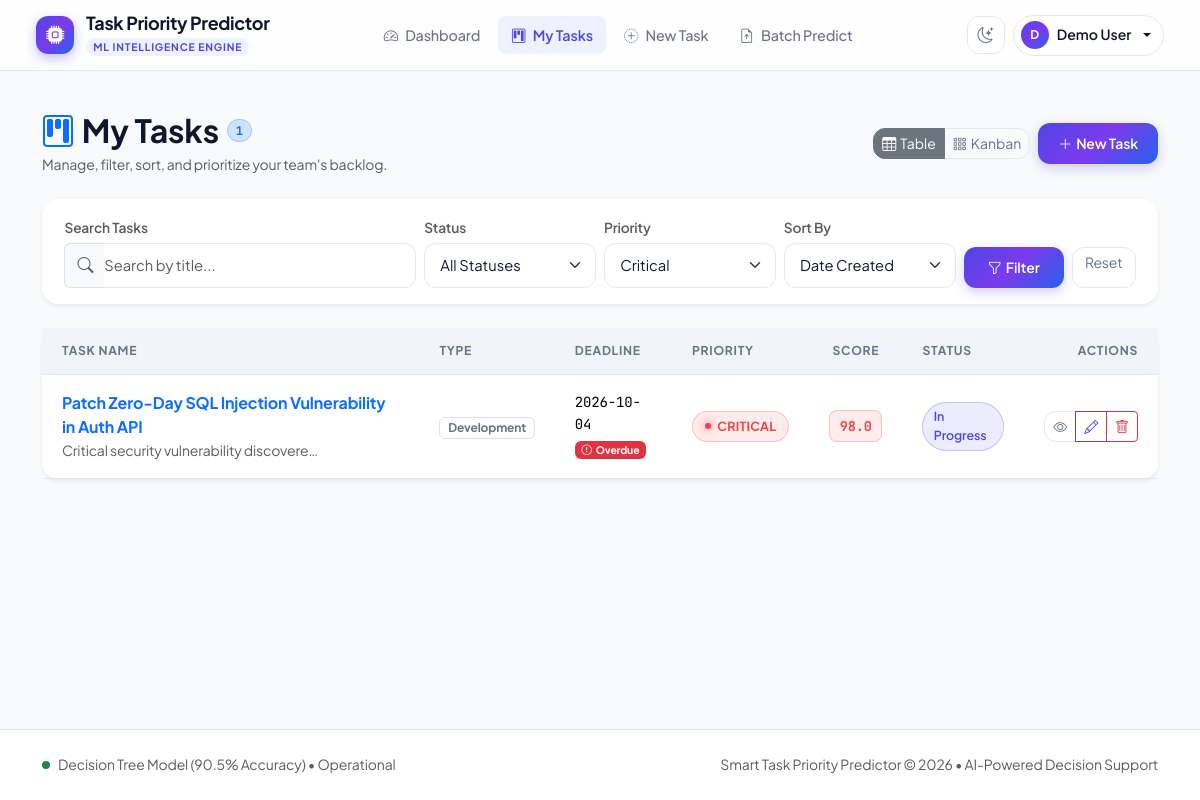
The app's page /tasks?priority=Critical (signed in) with its own data.
### tables this page shows
CREATE TABLE users (
            user_id   INTEGER PRIMARY KEY AUTOINCREMENT,
            name      TEXT    NOT NULL,
            email     TEXT    NOT NULL UNIQUE,
            password  TEXT    NOT NULL,
            created_at DATETIME DEFAULT CURRENT_TIMESTAMP
        );

CREATE TABLE predictions (
            prediction_id    INTEGER PRIMARY KEY AUTOINCREMENT,
            task_id          INTEGER NOT NULL,
            priority_score   REAL    NOT NULL,
            priority_label   TEXT    NOT NULL,
            model_prediction TEXT    NOT NULL,
            created_at       DATETIME DEFAULT CURRENT_TIMESTAMP, reasons TEXT DEFAULT '',
            FOREIGN KEY (task_id) REFERENCES tasks(task_id)
        );

CREATE TABLE tasks (
            task_id          INTEGER PRIMARY KEY AUTOINCREMENT,
            user_id          INTEGER NOT NULL,
            title            TEXT    NOT NULL,
            description      TEXT,
            deadline         DATE    NOT NULL,
            estimated_effort REAL    NOT NULL,
            business_impact  INTEGER NOT NULL,
            urgency          INTEGER NOT NULL,
            dependency_count INTEGER NOT NULL DEFAULT 0,
            task_type        TEXT    NOT NULL DEFAULT 'Other',
            status           TEXT    NOT NULL DEFAULT 'Not Started',
            created_at       DATETIME DEFAULT CURRENT_TIMESTAMP,
            FOREIGN KEY (user_id) REFERENCES users(user_id)
        );

### app.py (the view)
@app.route("/tasks")
@login_required
def task_list():
    user_id        = session["user_id"]
    status_filter  = request.args.get("status", "")
    priority_filter= request.args.get("priority", "")
    search         = request.args.get("search", "")
    sort_priority  = request.args.get("sort", "") == "priority"
    tasks = get_tasks_for_user(
        user_id,
        status_filter   = status_filter  or None,
        priority_filter = priority_filter or None,
        search          = search          or None,
        sort_by_priority= sort_priority,
    )
    return render_template(
        "tasks.html",
        tasks          = tasks,
        statuses       = STATUSES,
        priorities     = PRIORITIES,
        status_filter  = status_filter,
        priority_filter= priority_filter,
        search         = search,
        sort_priority  = sort_priority,
    )

### app.py (called while the page is built)
def login_required(f):
    @wraps(f)
    def decorated(*args, **kwargs):
        if "user_id" not in session:
            flash("Please log in to continue.", "warning")
            return redirect(url_for("login"))
        return f(*args, **kwargs)
    return decorated

def current_user():
    if "user_id" in session:
        return get_user_by_id(session["user_id"])
    return None

@app.context_processor
def inject_user():
    return {
        "current_user": current_user(),
        "now_date": date.today().isoformat(),
    }

### database.py (called while the page is built)
def get_db_connection():
    conn = sqlite3.connect(DATABASE_PATH)
    conn.row_factory = sqlite3.Row
    conn.execute("PRAGMA foreign_keys = ON")
    return conn

### models.py (called while the page is built)
def get_user_by_id(user_id: int):
    conn = get_db_connection()
    try:
        return conn.execute(
            "SELECT * FROM users WHERE user_id = ?", (user_id,)
        ).fetchone()
    finally:
        conn.close()

### templates/tasks.html (shortened to what this page needs)
{% extends "base.html" %}
{% block content %}
<div class="d-flex flex-column flex-md-row justify-content-between align-items-start align-items-md-center gap-3 mb-4">
  <div>
    <div class="d-flex align-items-center gap-2">
      <h2 class="fw-bold mb-0">
        <i class="bi bi-kanban text-primary me-2"></i>My Tasks
      </h2>
      <span class="badge rounded-pill bg-primary-subtle text-primary border border-primary-subtle font-mono">
        {{ tasks|length }}
      </span>
    </div>
    <p class="text-muted mb-0 small mt-1">
      Manage, filter, sort, and prioritize your team's backlog.
    </p>
  </div>
  <div class="d-flex align-items-center gap-2">
    <div class="btn-group" role="group" aria-label="View toggle">
      <button type="button" class="btn btn-outline-secondary active btn-sm" id="tableViewBtn" title="Table View">
        <i class="bi bi-table me-1"></i>Table
      </button>
      <button type="button" class="btn btn-outline-secondary btn-sm" id="kanbanViewBtn" title="Kanban Board View">
        <i class="bi bi-grid-3x3-gap me-1"></i>Kanban
      </button>
    </div>
    <a href="{{ url_for('task_create') }}" class="btn btn-primary btn-sm">
      <i class="bi bi-plus-lg me-1"></i>New Task
    </a>
  </div>
</div>
<div class="card border-0 shadow-sm mb-4">
  <div class="card-body py-3">
    <form method="GET" action="{{ url_for('task_list') }}" class="row g-2 align-items-end" id="filterForm">
      <div class="col-12 col-md-4">
        <label class="form-label small text-muted mb-1">Search Tasks</label>
        <div class="input-group">
          <span class="input-group-text bg-surface border-end-0 text-muted">
            <i class="bi bi-search"></i>
          </span>
          <input type="text" class="form-control border-start-0 ps-0" name="search"
                 placeholder="Search by title..." value="{{ search }}" id="searchInput" />
        </div>
      </div>
      <div class="col-6 col-md-2">
        <label class="form-label small text-muted mb-1">Status</label>
        <select class="form-select form-select-sm" name="status" onchange="this.form.submit()">
          <option value="">All Statuses</option>
        </select>
      </div>
      <div class="col-6 col-md-2">
        <label class="form-label small text-muted mb-1">Priority</label>
        <select class="form-select form-select-sm" name="priority" onchange="this.form.submit()">
          {% for p in priorities %}
            <option value="{{ p }}" {% if priority_filter == p %}selected{% endif %}>{{ p }}</option>
          {% endfor %}
        </select>
      </div>
      <div class="col-6 col-md-2">
        <label class="form-label small text-muted mb-1">Sort By</label>
        <select class="form-select form-select-sm" name="sort" onchange="this.form.submit()">
          <option value="" {% if not sort_priority %}selected{% endif %}>Date Created</option>
        </select>
      </div>
      <div class="col-6 col-md-2 d-flex gap-2">
        <button type="submit" class="btn btn-primary btn-sm flex-fill">
          <i class="bi bi-funnel me-1"></i>Filter
        </button>
        {% if search or status_filter or priority_filter or sort_priority %}
          <a href="{{ url_for('task_list') }}" class="btn btn-outline-secondary btn-sm flex-fill" title="Reset all filters">
            Reset
          </a>
        {% endif %}
      </div>
    </form>
  </div>
</div>
{% if tasks %}
  <div id="tableViewContainer">
    <div class="card border-0 shadow-sm">
      <div class="table-responsive">
        <table class="table table-custom align-middle">
          <thead>
            <tr>
              <th>Task Name</th>
              <th>Type</th>
              <th>Deadline</th>
              <th>Priority</th>
              <th class="text-center">Score</th>
              <th>Status</th>
              <th class="text-end">Actions</th>
            </tr>
          </thead>
          <tbody>
            {% for task in tasks %}
            <tr class="clickable-row" data-href="{{ url_for('task_detail', task_id=task.task_id) }}">
              <td>
                <a href="{{ url_for('task_detail', task_id=task.task_id) }}" class="fw-bold text-decoration-none text-main d-block">
                  {{ task.title }}
                </a>
                {% if task.description %}
                  <div class="text-muted small text-truncate" style="max-width: 260px;">
                    {{ task.description }}
                  </div>
                {% endif %}
              </td>
              <td>
                <span class="badge bg-surface-subtle text-secondary border small">
                  {{ task.task_type }}
                </span>
              </td>
              <td>
                <div class="font-mono small">{{ task.deadline }}</div>
                {% set today = now_date %}
                {% if task.status not in ['Completed','Cancelled'] and task.deadline < today %}
                  <span class="badge bg-danger text-white small" style="font-size: 0.65rem;">
                    <i class="bi bi-exclamation-circle me-1"></i>Overdue
                  </span>
                {% elif task.deadline == today %}
                  <span class="badge bg-warning text-dark small" style="font-size: 0.65rem;">
                    Due Today
                  </span>
                {% endif %}
              </td>
              <td>
                {% if task.priority_label %}
                  <span class="priority-badge priority-badge-{{ task.priority_label|lower }}">
                    {{ task.priority_label }}
                  </span>
                {% else %}
                  <span class="text-muted small">No prediction</span>
                {% endif %}
              </td>
              <td class="text-center">
                {% if task.priority_score is not none %}
                  <span class="score-badge
                    {% if task.priority_score >= 80 %}score-critical
                    {% elif task.priority_score >= 60 %}score-high
                    {% elif task.priority_score >= 40 %}score-medium
                    {% else %}score-low{% endif %}">
                    {{ task.priority_score }}
                  </span>
                {% else %}
                  <span class="text-muted">—</span>
                {% endif %}
              </td>
              <td>
                {% set st = task.status|lower|replace(' ', '') %}
                <span class="status-pill status-{{ st }}">
                  {{ task.status }}
                </span>
              </td>
              <td class="text-end">
                <div class="btn-group btn-group-sm">
                  <a href="{{ url_for('task_detail', task_id=task.task_id) }}" class="btn btn-outline-secondary" title="View details">
                    <i class="bi bi-eye"></i>
                  </a>
                  <a href="{{ url_for('task_edit', task_id=task.task_id) }}" class="btn btn-outline-primary" title="Edit task">
                    <i class="bi bi-pencil"></i>
                  </a>
                  <button type="button" class="btn btn-outline-danger btn-delete" title="Delete task"
                          data-task-id="{{ task.task_id }}"
                          data-task-name="{{ task.title|e }}">
                    <i class="bi bi-trash"></i>
                  </button>
                </div>
              </td>
            </tr>
            {% endfor %}
          </tbody>
        </table>
      </div>
    </div>
  </div>
{% endif %}
{% endblock %}

### templates/base.html (shortened to what this page needs)
<!DOCTYPE html>
<html lang="en" data-bs-theme="light">
<head>
  <link rel="stylesheet" href="https://cdn.jsdelivr.net/npm/bootstrap@5.3.3/dist/css/bootstrap.min.css" />
  <link rel="stylesheet" href="https://cdn.jsdelivr.net/npm/bootstrap-icons@1.11.3/font/bootstrap-icons.min.css" />
  <link rel="stylesheet" href="{{ url_for('static', filename='style.css') }}" />
</head>
<body>
{% if current_user %}
<nav class="navbar navbar-expand-lg navbar-custom">
  <div class="container-fluid">
    <a class="brand-wrapper" href="{{ url_for('dashboard') }}">
      <div class="brand-icon-box">
        <i class="bi bi-cpu-fill"></i>
      </div>
      <div>
        <div class="brand-title">Task Priority Predictor</div>
        <span class="brand-badge">ML Intelligence Engine</span>
      </div>
    </a>
    <div class="collapse navbar-collapse" id="navMenu">
      <ul class="navbar-nav mx-auto mb-2 mb-lg-0 gap-1">
        <li class="nav-item">
          <a class="nav-pill-item {% if request.endpoint == 'dashboard' %}active{% endif %}" href="{{ url_for('dashboard') }}">
            <i class="bi bi-speedometer2"></i>
            <span>Dashboard</span>
          </a>
        </li>
        <li class="nav-item">
          <a class="nav-pill-item {% if request.endpoint in ['task_list'] %}active{% endif %}" href="{{ url_for('task_list') }}">
            <i class="bi bi-kanban"></i>
            <span>My Tasks</span>
          </a>
        </li>
        <li class="nav-item">
          <a class="nav-pill-item {% if request.endpoint == 'task_create' %}active{% endif %}" href="{{ url_for('task_create') }}">
            <i class="bi bi-plus-circle-dotted"></i>
            <span>New Task</span>
          </a>
        </li>
        <li class="nav-item">
          <a class="nav-pill-item {% if request.endpoint == 'batch_predict' %}active{% endif %}" href="{{ url_for('batch_predict') }}">
            <i class="bi bi-file-earmark-arrow-up"></i>
            <span>Batch Predict</span>
          </a>
        </li>
      </ul>
      <div class="d-flex align-items-center gap-2 mt-3 mt-lg-0">
        <button type="button" class="theme-toggle-btn" id="themeToggleBtn" title="Toggle Light/Dark Theme" aria-label="Toggle theme">
          <i class="bi bi-moon-stars" id="themeIcon"></i>
        </button>
        <div class="dropdown">
          <button class="user-avatar-btn dropdown-toggle" type="button" data-bs-toggle="dropdown" aria-expanded="false">
            <span class="avatar-circle">
              {{ current_user['name'][:1]|upper if current_user['name'] else 'U' }}
            </span>
            <span class="d-none d-sm-inline">{{ current_user['name'] }}</span>
          </button>
        </div>
      </div>
    </div>
  </div>
</nav>
{% endif %}
<main class="container my-4">
  {% block content %}{% endblock %}
</main>
<footer class="mt-auto py-4 border-top" style="border-color: var(--border-color) !important; background: var(--bg-surface);">
  <div class="container d-flex flex-column flex-md-row justify-content-between align-items-center gap-2 small text-muted">
    <div class="d-flex align-items-center gap-2">
      <span class="d-inline-block rounded-circle bg-success" style="width: 8px; height: 8px;"></span>
      <span>Decision Tree Model (90.5% Accuracy) &bull; Operational</span>
    </div>
    <div>
      Smart Task Priority Predictor &copy; 2026 &bull; AI-Powered Decision Support
    </div>
  </div>
</footer>
</body>
</html>

### records on screen
users: name "D", name "Demo User"
predictions: title "Patch Zero-Day SQL Injection Vulnerability in Auth API", description "Critical security vulnerability discovere…", task_type "Development", deadline "2026-10-04", priority_label "CRITICAL", priority_score "98.0", status "In Progress"

### other values on screen
{{ tasks|length }} "1"
form field priority "Critical"
